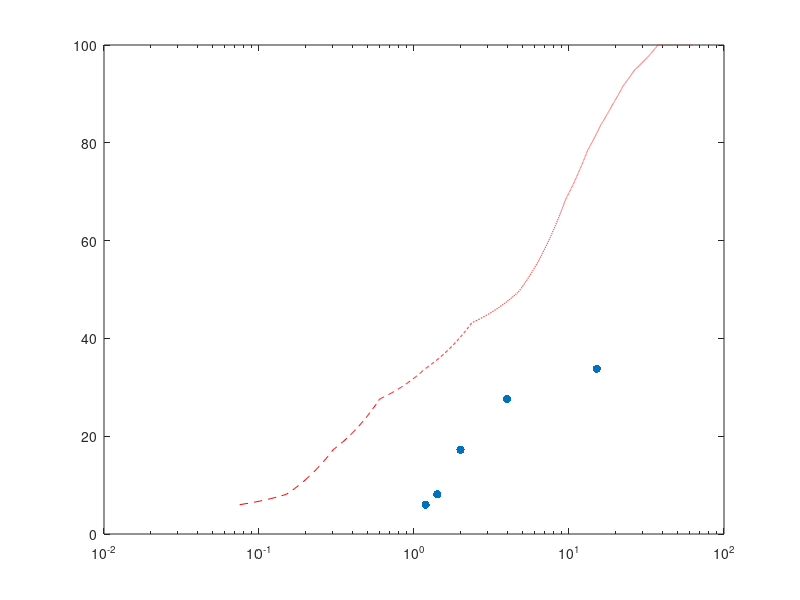

Recreate this plot in MATLAB. (Note: this script raises an error after producing the figure.)
% Purpose: MATLAB SCRIPT for Grain Size Analysis Graph
% Author: Ryken Santillan

%--------------------------------START------------------------------------
% Lab Data
diam_mm = [63 37.5 26.5 22.4 19 16 13.2 9.5 6.7 4.75 2.36 ...
           1.18 0.6 0.3 0.15 0.075];
pFiner = [100 100 94.9 91.7 87.7 83.6 78.5 68.4 ...
          57.2 49.6 43.2 33.8 27.6 17.2 8.1 6];

% Creating and Displaying Line of Interpolation
lineX = linspace(diam_mm(end), diam_mm(1), 10000); 
lineY = interp1(diam_mm, pFiner, lineX);
semilogx(lineX, lineY, 'r--'); hold on

% Displaying Original Lab Values
scatter(diam_mm, pFiner, 'filled', 'b'); hold on

% Finding and Displaying points of Interpolation 
interpDiam = [10, 30, 60];
interp_pFiner = interp1(pFiner(2:end), diam_mm(2:end), interpDiam);
scatter(interp_pFiner, interpDiam, 'filled', 'diamond', 'g');

% Graph Labelling
xlabel('Diameter (mm)');
xs_label = get(gca, 'xtick');
set(gca, 'xticklabel', xs_label);
ylabel('Percent Finer (%)');
title("Sieving Analysis: Sample WS24");
legend('Line of Interpolation', 'Lab Data', 'Interpolated Diameters', ...
      'location', 'best');
grid on
hold off
%---------------------------------END-------------------------------------